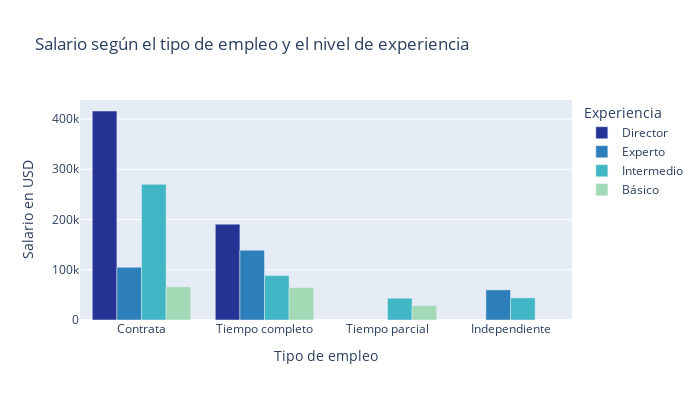

Notebook cell for this chart:
### Code cell
fig = px.bar(data2,
             x='employment_type',
             y='salary_in_usd',
             color="experience_level",
             title="Salario según el tipo de empleo y el nivel de experiencia",
             barmode="group",
             labels = {'employment_type': 'Tipo de empleo','experience_level': 'Experiencia', 'salary_in_usd': 'Salario en USD'},
             width=700, height=400,
             category_orders={'experience_level':['EX','SE','MI','EN'], 'employment_type':['CT', 'FT', 'PT','FL']},
             color_discrete_sequence=("#253494","#2c7fb8","#41b6c4","#a1dab4"),
             )
fig.update_layout(
    xaxis = dict(
        tickvals = ['CT','FT', 'PT', 'FL'],
        ticktext = ['Contrata', 'Tiempo completo', 'Tiempo parcial', 'Independiente']
    )
)

newnames = {'EX':'Director','SE':'Experto','MI': 'Intermedio', 'EN':'Básico'};
fig.for_each_trace(lambda t: t.update(name = newnames[t.name]))
fig.show()

### Figure 1 — Plotly figure (JSON) as saved in the notebook; plotly's stock layout.template omitted (floating-point values rounded to 4 significant figures)
{"data": [{"alignmentgroup": "True", "hovertemplate": "Experiencia=EX<br>Tipo de empleo=%{x}<br>Salario en USD=%{y}<extra></extra>", "legendgroup": "EX", "marker": {"color": "#253494", "pattern": {"shape": ""}}, "name": "Director", "offsetgroup": "EX", "orientation": "v", "showlegend": true, "textposition": "auto", "type": "bar", "x": ["CT", "FT"], "xaxis": "x", "y": [416000, 190700.0], "yaxis": "y"}, {"alignmentgroup": "True", "hovertemplate": "Experiencia=SE<br>Tipo de empleo=%{x}<br>Salario en USD=%{y}<extra></extra>", "legendgroup": "SE", "marker": {"color": "#2c7fb8", "pattern": {"shape": ""}}, "name": "Experto", "offsetgroup": "SE", "orientation": "v", "showlegend": true, "textposition": "auto", "type": "bar", "x": ["CT", "FL", "FT"], "xaxis": "x", "y": [105000, 60000, 139000.0], "yaxis": "y"}, {"alignmentgroup": "True", "hovertemplate": "Experiencia=MI<br>Tipo de empleo=%{x}<br>Salario en USD=%{y}<extra></extra>", "legendgroup": "MI", "marker": {"color": "#41b6c4", "pattern": {"shape": ""}}, "name": "Intermedio", "offsetgroup": "MI", "orientation": "v", "showlegend": true, "textposition": "auto", "type": "bar", "x": ["CT", "FL", "FT", "PT"], "xaxis": "x", "y": [270000, 44000, 88400.0, 43369], "yaxis": "y"}, {"alignmentgroup": "True", "hovertemplate": "Experiencia=EN<br>Tipo de empleo=%{x}<br>Salario en USD=%{y}<extra></extra>", "legendgroup": "EN", "marker": {"color": "#a1dab4", "pattern": {"shape": ""}}, "name": "Básico", "offsetgroup": "EN", "orientation": "v", "showlegend": true, "textposition": "auto", "type": "bar", "x": ["CT", "FT", "PT"], "xaxis": "x", "y": [65940.0, 64460.0, 28660.0], "yaxis": "y"}], "layout": {"barmode": "group", "height": 400, "legend": {"title": {"text": "Experiencia"}, "tracegroupgap": 0}, "title": {"text": "Salario según el tipo de empleo y el nivel de experiencia"}, "width": 700, "xaxis": {"anchor": "y", "categoryarray": ["CT", "FT", "PT", "FL"], "categoryorder": "array", "domain": [0, 1], "ticktext": ["Contrata", "Tiempo completo", "Tiempo parcial", "Independiente"], "tickvals": ["CT", "FT", "PT", "FL"], "title": {"text": "Tipo de empleo"}}, "yaxis": {"anchor": "x", "domain": [0, 1], "title": {"text": "Salario en USD"}}}}
